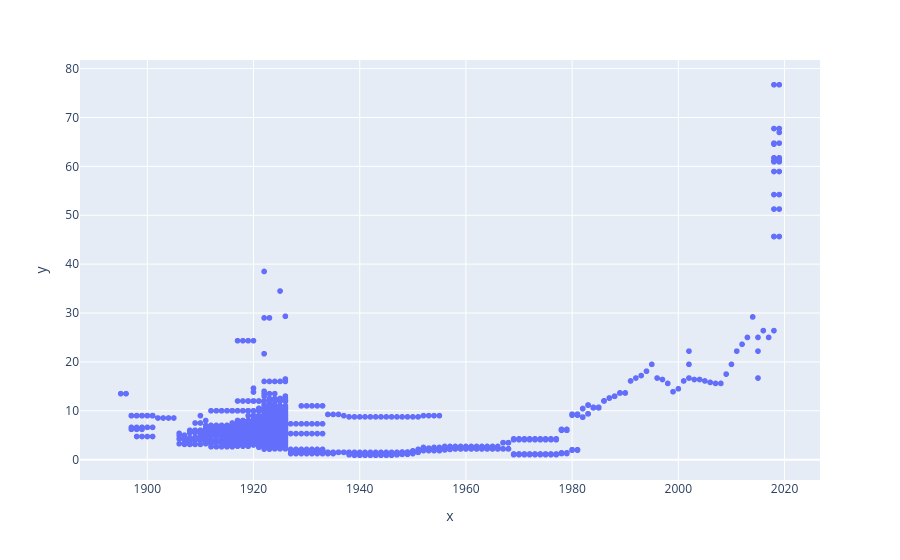

Notebook cell for this chart:
### Code cell
import plotly.express as px
yearly_dates_tariffs = pd.to_datetime(tariffs_Database.index,format="%Y-%d-%m")

x = yearly_dates_tariffs
y = tariffs_Database['average_dckwh'].values


fig = px.scatter(x=x, y=y)
fig.show()

### Figure 1 — Plotly figure (JSON) as saved in the notebook; plotly's stock layout.template omitted (floating-point values rounded to 4 significant figures; data arrays with more than 128 entries replaced by an {"elided": "..."} marker saying what was removed)
{"data": [{"hovertemplate": "x=%{x}<br>y=%{y}<extra></extra>", "legendgroup": "", "marker": {"color": "#636efa", "symbol": "circle"}, "mode": "markers", "name": "", "showlegend": false, "type": "scattergl", "x": {"elided": "1930 str values"}, "xaxis": "x", "y": {"elided": "1930 float values"}, "yaxis": "y"}], "layout": {"legend": {"tracegroupgap": 0}, "margin": {"t": 60}, "xaxis": {"anchor": "y", "domain": [0.0, 1.0], "title": {"text": "x"}}, "yaxis": {"anchor": "x", "domain": [0.0, 1.0], "title": {"text": "y"}}}}
